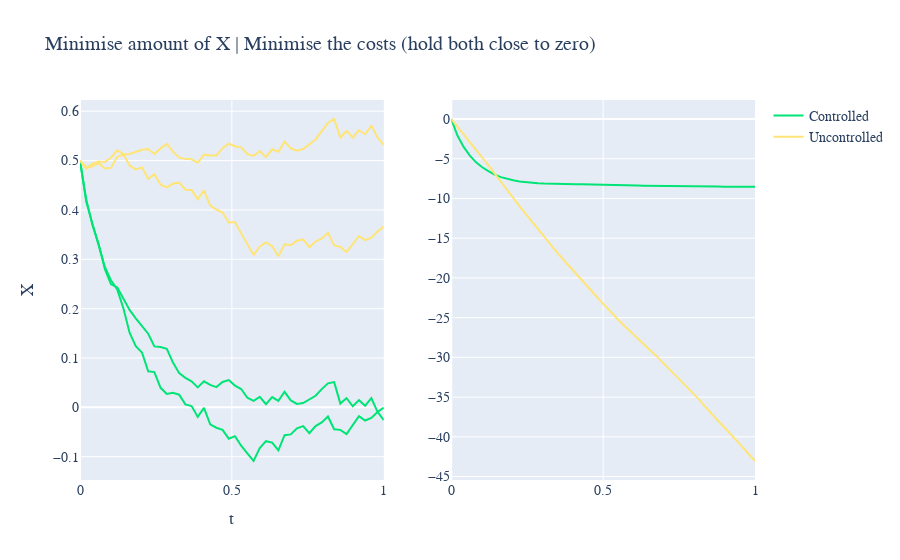

Write notebook code for a chart like this one.
### Markdown cell above
Let $(\Omega, \mathcal{F}, \{\mathcal{F}_t\}_{t\in [0, T]}, \mathbb{P})$. We consider
$$
\begin{cases}
dX_s = [H_sX_s + M_s u_s] ds + \sigma_s dW_s, \; s \in [0, T] \\
X_0 = x > 0
\end{cases},
$$

### Code cell
n = 50
c_xs = np.zeros((2, n))
c_xs[:, 0] = 0.5
uc_xs = np.zeros((2, n))
uc_xs[:, 0] = c_xs[:, 0]
dt = 1/n
ts = [t for t in np.linspace(0, 1, n)]
c_cum_cost = np.zeros(n)
uc_cum_cost = np.zeros(n)
for i in range(n-1):
    dW = np.sqrt(dt)*np.random.randn(2, 1)
    c = np.expand_dims(solver.u(c_xs[0, i], c_xs[1, i], i*dt), axis=1)
    uc = np.zeros((2, 1))
    c_xs[:, None, i+1] = c_xs[:, None, i] + (eq.H.numpy() @ c_xs[:, None, i] + eq.M.numpy() @ c)*dt + eq.σ*dW
    uc_xs[:, None, i+1] = uc_xs[:, None, i] + (eq.H.numpy() @ uc_xs[:, None, i] + eq.M.numpy() @ uc)*dt + eq.σ*dW
    c_cum_cost[i+1] = c_cum_cost[i] + c_xs[:, None, i].T @ eq.C.numpy() @ c_xs[:, None, i] + c.T @ eq.D.numpy() @ c
    uc_cum_cost[i+1] = uc_cum_cost[i] + uc_xs[:, None, i].T @ eq.C.numpy() @ uc_xs[:, None, i] + uc.T @ eq.D.numpy() @ uc

c_cum_cost[-1] += c_xs[:, None, -1].T @ eq.R.numpy() @ c_xs[:, None, -1]
uc_cum_cost[-1] += uc_xs[:, None, -1].T @ eq.R.numpy() @ uc_xs[:, None, -1]
fig = make_subplots(rows=1, cols=2)
fig.add_trace(go.Scatter(x=ts, y=c_xs[0], mode='lines', name="Controlled", line=dict(color="#00e476")), row=1, col=1)
fig.add_trace(go.Scatter(x=ts, y=c_xs[1], mode='lines', showlegend=False, line=dict(color="#00e476")), row=1, col=1)
fig.add_trace(go.Scatter(x=ts, y=uc_xs[0], mode='lines', name="Uncontrolled", line=dict(color="#FFe476")), row=1, col=1)
fig.add_trace(go.Scatter(x=ts, y=uc_xs[1], mode='lines', showlegend=False, line=dict(color="#FFe476")), row=1, col=1)
fig.add_trace(go.Scatter(x=ts, y=c_cum_cost, mode='lines', showlegend=False, line=dict(color="#00e476")), row=1, col=2)
fig.add_trace(go.Scatter(x=ts, y=uc_cum_cost, mode='lines', showlegend=False, line=dict(color="#FFe476")), row=1, col=2)
fig.update_layout(
    title="Minimise amount of X | Minimise the costs (hold both close to zero)",
    xaxis_title="t",
    yaxis_title="X",
    font=dict(
        family="Courier New, monospace",
        size=14
    )
)
fig.show()
